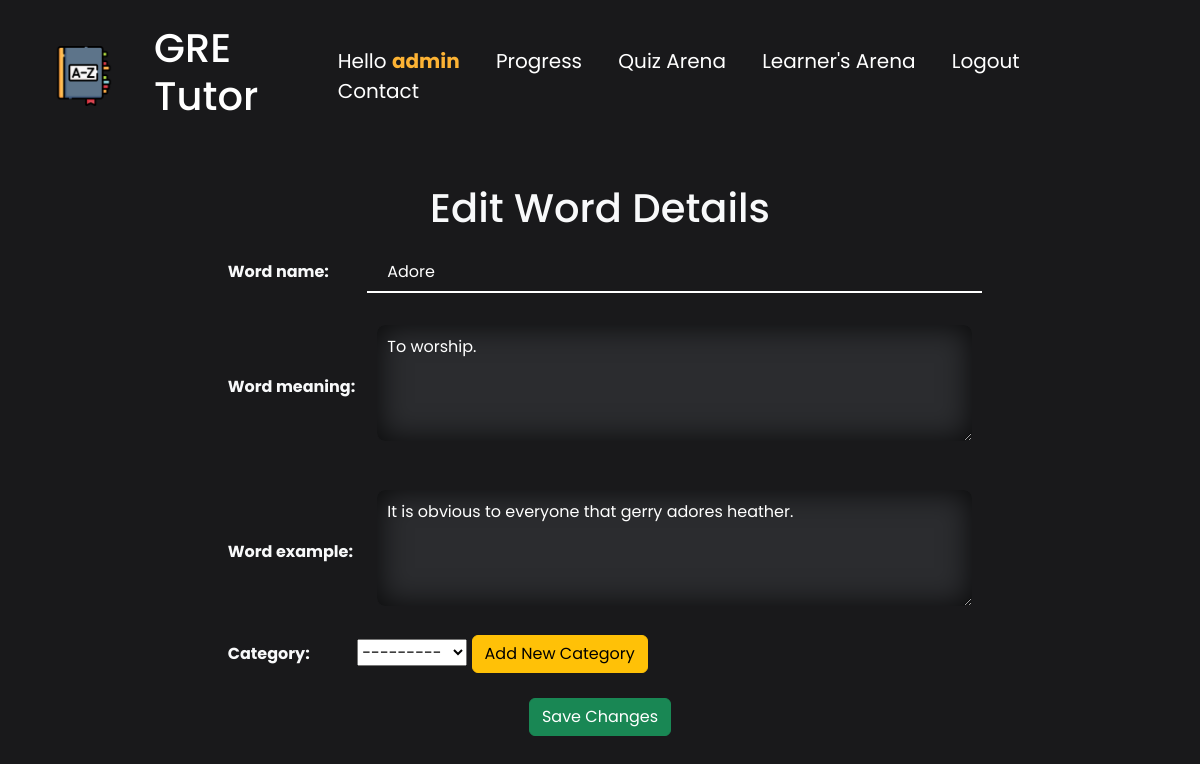
The page /user_profile/1/word_details/27/edit_word (signed in) on the database its author committed.
### gre/models.py (models this page shows, shortened)
class Word(models.Model):
    word_name = models.CharField(
        verbose_name="word name", max_length=50, null=False, unique=True, blank=False)
    meaning = models.CharField(
        verbose_name="word meaning", max_length=300, null=False, unique=True, blank=False)
    example = models.CharField(verbose_name="word example", max_length=300, null=True, blank=False)
    learner = models.ForeignKey(User, on_delete=models.CASCADE, null=False)
    category = models.ForeignKey(
        Category, on_delete=models.SET_NULL, null=True, blank=True)
    created = models.DateTimeField(auto_now_add=True)

### gre/views.py (the view)
# urls.py: path('user_profile/<str:pk>/word_details/<str:word_id>/edit_word', views.edit_word, name='edit-word'),
@login_required(login_url='login')
def edit_word(request, pk, word_id):
    if request.user.id != int(pk):
        return redirect('error')
    word = Word.objects.get(id=word_id)
    categories = Category.objects.all()
    if request.method == 'POST':
        if request.POST.get('example') == '' or request.POST.get('meaning') == '':
            messages.error(request, "Cannot be empty")
        else:
            word_cat = request.POST.get('category') or None
            if not word_cat:
                word_cat = word.category or None
            else:
                word_cat = Category.objects.get(id=word_cat)
            Word.objects.filter(id=word_id).update(
                meaning=request.POST.get('meaning'),
                example=request.POST.get('example'),
                category=word_cat
            )
            messages.success(request, "Word Details Updated!")
            return redirect('user-profile', pk=pk)
    else:
        form = WordForm()
    context = {'categories': categories, 'word': word, 'form': form}
    return render(request, 'gre/edit_word.html', context)

### gre/forms.py
class WordForm(ModelForm):
    class Meta:
        model = Word
        fields = '__all__'
        exclude = ('learner', )

### gre/models.py (called while the page is built)
    def __str__(self) -> str:
        return self.category_name

### gre/templates/gre/edit_word.html (shortened to what this page needs)
{% include 'index.html' %} {% block content %}
<div class="container text-light">
<div class="addword d-flex justify-content-around align-items-center">
  <form action="" method="POST">
    <div class="text-center">
      <h1>Edit Word Details</h1>
    </div>
    <table>
      <tr>
        <th><label for="id_word_name">Word name:</label></th>
        <td>
          <input
            readonly
            type="text"
            name="word_name"
            minlength="1"
            maxlength="50"
            required
            id="id_word_name"
            value="{{word.word_name.capitalize}}"
          />
        </td>
      </tr>
      <tr>
        <th><label for="id_meaning">Word meaning:</label></th>
        <td>
          <textarea
            {{enableTA}}
            required
            name="meaning"
            id="id_meaning"
            cols="40"
            rows="4"
            value=""
          >
{{word.meaning.capitalize}}</textarea
          >
        </td>
      </tr>
      <tr>
        <th><label for="id_example">Word example:</label></th>
        <td>
          <textarea
            {{enableTA}}
            required
            name="example"
            id="id_example"
            cols="40"
            rows="4"
            value=""
          >
{{word.example.capitalize}}</textarea
          >
        </td>
      </tr>
      <tr>
        <th><label for="id_category">Category:</label></th>
        <td>
          {{form.category}}
          <a
            href="{% url 'add-category' request.user.id %}"
            class="btn btn-warning"
            >Add New Category</a
          >
        </td>
      </tr>
    </table>
    <div class="d-flex justify-content-around">
      <input
        class="btn btn-success mt-4"
        type="submit"
        name="saveword"
        value="Save Changes"
      />
    </div>
  </form>
</div>
{% endblock content%}

### templates/header.html (shortened to what this page needs)
{% load static %}
<div>
    <nav class="navi container">
        <div class="site-logo">
            <a href="{% url 'main' %}">
                <img src="{% static 'images/site-logo.png' %}" alt="">
            </a>
                <a href="{% url 'main' %}" style="text-decoration:none;color:white;">
                    <h2 class="site-title">GRE Tutor</h4>
                </a>
            </div>
            <div class="site-options">
                {% if request.user.is_authenticated %}
                <a>Hello <b style="color:rgb(253, 179, 52);">{{request.user.username}}</b></a>
                <a href="{% url 'progress' request.user.id %}">Progress</a>
                <a href="{% url 'quiz-home' request.user.id %}">Quiz Arena</a>
                <a href="{% url 'user-profile' request.user.id %}">Learner's Arena</a>
                <a href="{% url 'logout' %}">Logout</a>
                {% else %}
                <a href="{% url 'login' %}">Login</a>
                <a href="{% url 'signup' %}">Signup</a>
                <a href="#">About Us</a>
                {% endif %}
                <a href="#">Contact</a>
        </div>
    </nav>
</div>

### static/styles/style.css (style rules this page uses)
body { font-family: "Poppins", sans-serif; background-repeat: no-repeat; background-attachment: fixed; background-size: cover; background-position: 0px -7rem; background-color: #19191b; }
.navi { display: flex; justify-content: space-between; align-items: center; padding: 1.5rem; color: white; }
.site-title { font-size: 40px; font-weight: 500; }
.site-logo { display: flex; justify-content: space-between; align-items: center; }
.site-logo img { margin-right: 2.5rem; height: 60px; }
.site-options a { font-size: 20px; margin-right: 2rem; font-weight: 400; text-decoration: none; color: white; transition: all 0.3s; }
.addword { padding: 2rem; }
input[type="text"], input[type="email"], input[type="select"] { width: 100%; height: 2.5rem; background-color: rgb(0, 0, 0, 0); color: white; padding-left: 10px; padding-right: 10px; border: none; border-bottom: 2px white solid; outline: none; padding: 20px; margin: 10px; }

### gre/templates/gre/edit_word.html (style rules this page uses)
textarea { margin-top: 20px; margin-bottom: 20px; margin-left: 20px; padding: 10px; color: white; background-color: #2b2c2f; border: none; border-radius: 8px; -webkit-box-shadow: inset 0px 0px 30px 2px rgba(0, 0, 0, 0.75); -moz-box-shadow: inset 0px 0px 30px 2px rgba(0, 0, 0, 0.75); box-shadow: inset 0px 0px 30px 2px rgba(0, 0, 0, 0.75); }

### rows shown on the page
Word: word_name "Adore", meaning "To worship.", example "It is obvious to everyone that gerry adores heather."

### other values the page prints
{{ request.user.username }} "admin"
